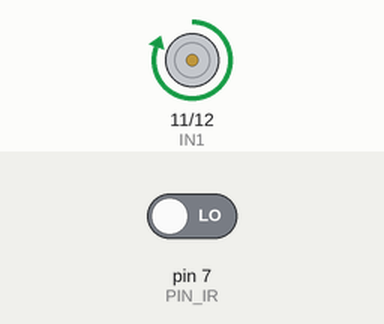
A sketch run on a simulated Arduino Uno, built with avr-gcc and run on an emulated ATmega328P. On the bench: motor-driver pin pairs drawn as motors (green arrow = first pin HIGH = forward, orange = second pin HIGH = backward, longer = more drive, scaled by the enable pin). The test bench sets the inputs (shaded band); at power-on: pin 7 (PIN_IR) LOW.

Above: at 1.2 s.
1.3 s: pin 7 (PIN_IR) driven HIGH
At 3.9 s:
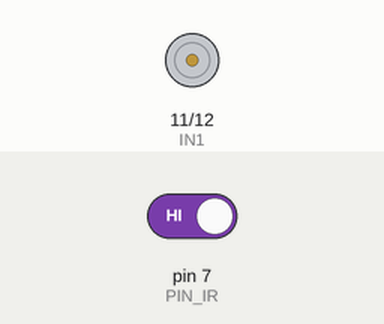
4.5 s: pin 7 (PIN_IR) driven LOW
At 5.0 s:
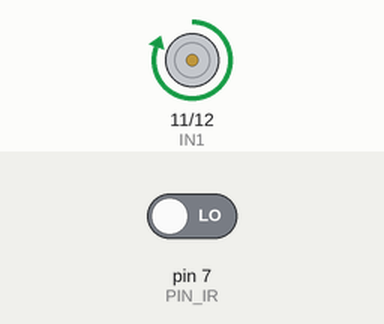
Timing chart, 0 to 7.5 s (numbered marks = the images above; inputs shaded):
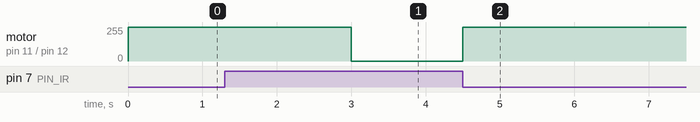

The sketch:

02_Transportador_IR.ino
```cpp
const int PIN_IR = 7;
const int ENA = 10;  // Pin PWM controla la velocidad del motor
const int IN1 = 11;  // Pin de control dirección 1
const int IN2 = 12;  // Pin de control dirección 2

unsigned long tMotorInicio = 0;
const long duracionTransporte = 3000; // 3 segundos encendido

enum Estado { ESPERA, ACTIVO };
Estado estadoActual = ESPERA;

void setup() {
  pinMode(PIN_IR, INPUT);
  pinMode(ENA, OUTPUT);
  pinMode(IN1, OUTPUT);
  pinMode(IN2, OUTPUT);

  // Estado inicial seguro: motor detenido
  digitalWrite(IN1, LOW);
  digitalWrite(IN2, LOW);
  analogWrite(ENA, 0);
}

void loop() {
  bool hayBolita = (digitalRead(PIN_IR) == LOW); // Lógica invertida TCRT5000

  switch (estadoActual) {
    case ESPERA:
      if (hayBolita) {
        // Mover motor hacia adelante
        digitalWrite(IN1, HIGH);
        digitalWrite(IN2, LOW);
        analogWrite(ENA, 255); // Ajustar velocidad de 0 a 255

        tMotorInicio = millis();
        estadoActual = ACTIVO;
      }
      break;

    case ACTIVO:
      // El motor sigue encendido mientras no pasen los 3 segundos
      if (millis() - tMotorInicio >= duracionTransporte) {
        // Detener motor
        digitalWrite(IN1, LOW);
        digitalWrite(IN2, LOW);
        analogWrite(ENA, 0);

        estadoActual = ESPERA;
      }
      break;
  }
}
```

Measured:
- after the input at 1.3 s, motor on pin 11 (IN1) / pin 12 (IN2): forward 255/255 → stopped after 1.7 s
- after the input at 4.5 s, motor on pin 11 (IN1) / pin 12 (IN2): stopped → forward 255/255 at once
